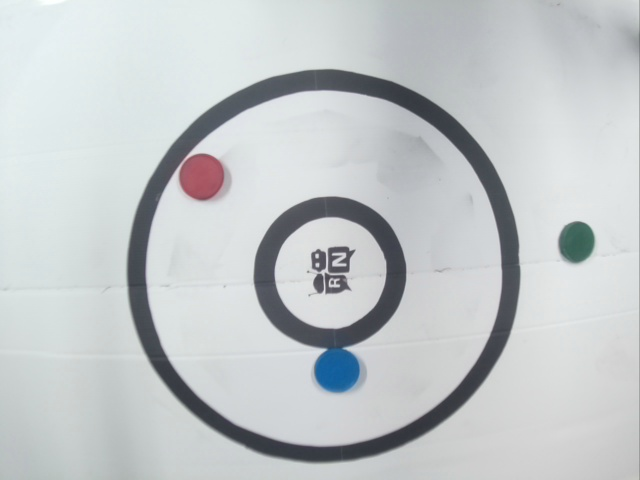
#> input picture Documentation/Images/manual_landing_raw.png, 640 x 480 px, found by its file name
$ python Saturation_thresholding_test.py
#> lines starting #> are read from the running program, lines starting #| are printed output that depends on the picture; after the words box and inside, x2 and y2 are one past the last pixel; in counts of white or black regions, pixels touching at a corner belong together
import cv2
import numpy as np
from matplotlib import pyplot as plt

def process_image(image_path):
    # Load the image
    image = cv2.imread(image_path)

    # Check if image has loaded correctly
    if image is None:
        print(f"Error: Image {image_path} could not be read.")
        return None, None, None

    # Convert the image to the HSV color space
    hsv_image = cv2.cvtColor(image, cv2.COLOR_BGR2HSV)

    # Extract the saturation channel
    saturation_channel = hsv_image[:, :, 1]

    # Apply a threshold to the saturation channel
    _, thresholded_image = cv2.threshold(saturation_channel, 127, 255, cv2.THRESH_BINARY)

    return image, saturation_channel, thresholded_image

# Input images (excluding 'closed.png')
image_paths = ['Documentation/Images/semiclsoed.png', 'Documentation/Images/open.png', '/home/mathis_ros/Documents/Images/manual_landing_raw.png']

# Process images
images = [process_image(image_path) for image_path in image_paths]
#> in process_image, image is the input picture: shape (480, 640, 3); mean B, G, R 201.2, 199.4, 194.6
#> in process_image (call 3), `hsv_image = cv2.cvtColor(image, cv2.COLOR_BGR2HSV)`: hsv_image: shape (480, 640, 3); mean H, S, V 91.7, 11.6, 201.8
#> in process_image (call 3), `saturation_channel = hsv_image[:, :, 1]`:
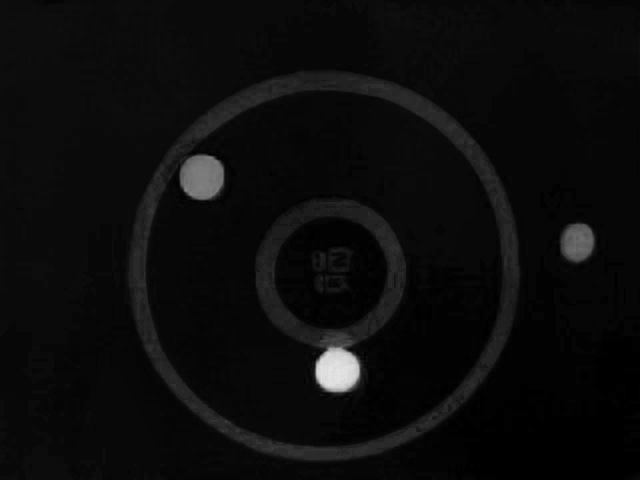
#> saturation_channel: shape (480, 640); min 0, max 230, mean 11.6
#> in process_image (call 3), `_, thresholded_image = cv2.threshold(saturation_channel, 127, 255, cv2..`:
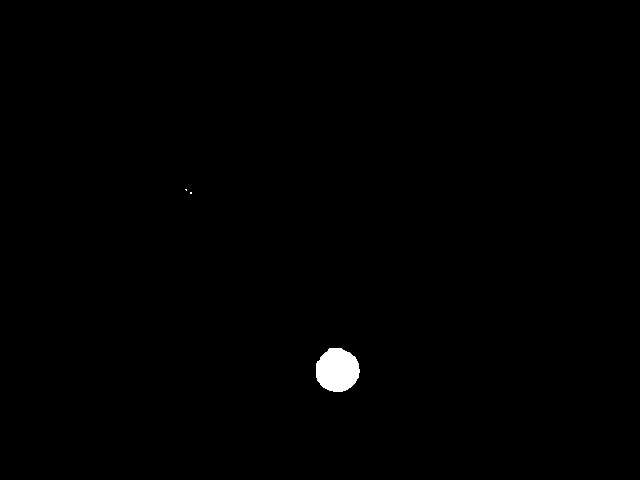
#> thresholded_image: shape (480, 640); 0.5% white; 3 white regions (2 under 20 px), largest, box (x1, y1, x2, y2) and area: (316, 348, 360, 392) 1516
#> images = 3 items

# Check if all images loaded correctly
if any(image_set is None for image_set in images):
    print("Error: One or more images could not be processed.")
    exit()

# Save images separately
for i, (image_path, (original, saturation, thresholded)) in enumerate(zip(image_paths, images)):
    # Convert original image to RGB for saving with matplotlib
#> (the run stopped early here; a loop or call above may not have finished)
